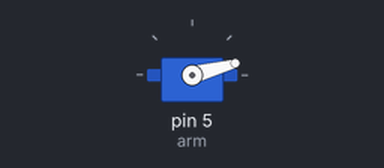
Bench run of a sketch on a simulated Arduino Uno, built with avr-gcc and run on an emulated ATmega328P. Shown: servo.

Above: at 0.05 s.
At 0.15 s:
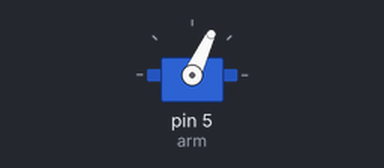
Timing chart, 0 to 3.0 s (numbered marks = the images above):
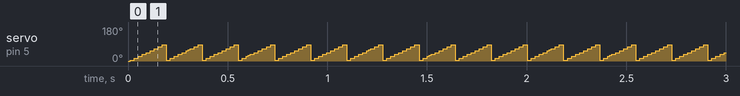

The sketch:

Lesson_10_while_loop_servo_example.ino
```cpp
#include <Servo.h> //includes the servo library

Servo arm; //create a servo named arm; we can name it whatever we want!

void setup() {
  // put your setup code here, to run once:
Serial.begin(9600); //starts our serial monitor with a refresh rate of 9600
arm.attach(5); //attaches our servo to D5; this ensures it gets PWM signals. Look for a ~ on the board to see if a port is capable of PWM or not.
}

void loop() {
// put your main code here, to run repeatedly:
int x = 0; //create a local variable named x to hold a value

while (x<90) //repeat the following while x is less than 90
{
  arm.write(x); //write our servo to an angle of X
  x = x+5; //add 5 to our holder variable, if this line is missing we will have an infitinite loop that will NEVER END!
  delay(10); //short delay to prevent our servo from being overworked
}
//this code will write our servo from 0 to 90 stepping by 5 each time, before abruptly jumping back to 0 once we hit 90

}
```

Measured:
- by itself, servo on pin 5 (arm): ramps from 5° to 85° and jumps back, once every 0.18 s
